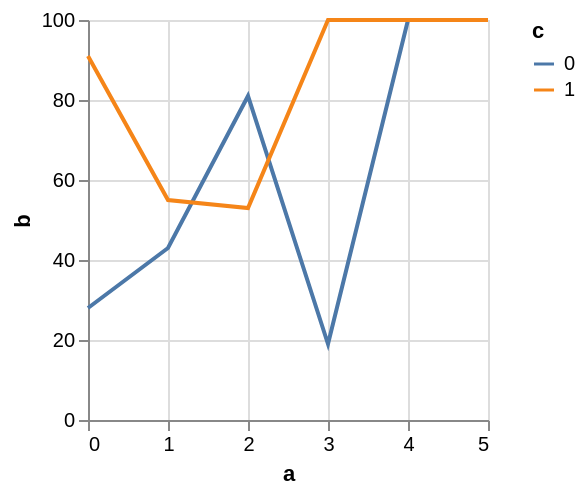

Vega-Lite specification stored for this chart:
### Vega specification from a JSON file in a GitHub repository (floating-point values rounded to 4 significant figures)
{"$schema": "https://vega.github.io/schema/vega/v5.json", "autosize": "pad", "padding": 5, "width": 200, "height": 200, "style": "cell", "data": [{"name": "source_0", "values": [{"a": 0, "b": 28, "c": 0}, {"a": 0, "b": 91, "c": 1}, {"a": 1, "b": 43, "c": 0}, {"a": 1, "b": 55, "c": 1}, {"a": 2, "b": 81, "c": 0}, {"a": 2, "b": 53, "c": 1}, {"a": 3, "b": 19, "c": 0}]}, {"name": "data_0", "source": "source_0", "transform": [{"type": "formula", "expr": "toNumber(datum[\"a\"])", "as": "a"}, {"type": "impute", "field": "b", "key": "a", "keyvals": {"signal": "sequence(4,6)"}, "method": "value", "groupby": ["c"], "value": null}, {"type": "formula", "expr": "datum.b === null ? 100 : datum.b", "as": "b"}]}], "marks": [{"name": "pathgroup", "type": "group", "from": {"facet": {"name": "faceted_path_main", "data": "data_0", "groupby": ["c"]}}, "encode": {"update": {"width": {"field": {"group": "width"}}, "height": {"field": {"group": "height"}}}}, "marks": [{"name": "marks", "type": "line", "style": ["line"], "sort": {"field": "datum[\"a\"]"}, "from": {"data": "faceted_path_main"}, "encode": {"update": {"stroke": {"scale": "color", "field": "c"}, "x": {"scale": "x", "field": "a"}, "y": {"scale": "y", "field": "b"}, "defined": {"signal": "datum[\"a\"] !== null && !isNaN(datum[\"a\"]) && datum[\"b\"] !== null && !isNaN(datum[\"b\"])"}}}}]}], "scales": [{"name": "x", "type": "linear", "domain": {"data": "data_0", "field": "a"}, "range": [0, {"signal": "width"}], "nice": 1, "zero": false}, {"name": "y", "type": "linear", "domain": {"data": "data_0", "field": "b"}, "range": [{"signal": "height"}, 0], "nice": true, "zero": true}, {"name": "color", "type": "ordinal", "domain": {"data": "data_0", "field": "c", "sort": true}, "range": "category"}], "axes": [{"scale": "x", "orient": "bottom", "gridScale": "y", "grid": true, "tickCount": {"signal": "ceil(width/40)"}, "domain": false, "labels": false, "maxExtent": 0, "minExtent": 0, "ticks": false, "zindex": 0}, {"scale": "y", "orient": "left", "gridScale": "x", "grid": true, "tickCount": {"signal": "ceil(height/40)"}, "domain": false, "labels": false, "maxExtent": 0, "minExtent": 0, "ticks": false, "zindex": 0}, {"scale": "x", "orient": "bottom", "grid": false, "title": "a", "labelFlush": true, "labelOverlap": true, "tickCount": {"signal": "ceil(width/40)"}, "zindex": 0}, {"scale": "y", "orient": "left", "grid": false, "title": "b", "labelOverlap": true, "tickCount": {"signal": "ceil(height/40)"}, "zindex": 0}], "legends": [{"stroke": "color", "gradientLength": {"signal": "clamp(height, 64, 200)"}, "symbolType": "stroke", "title": "c"}]}
